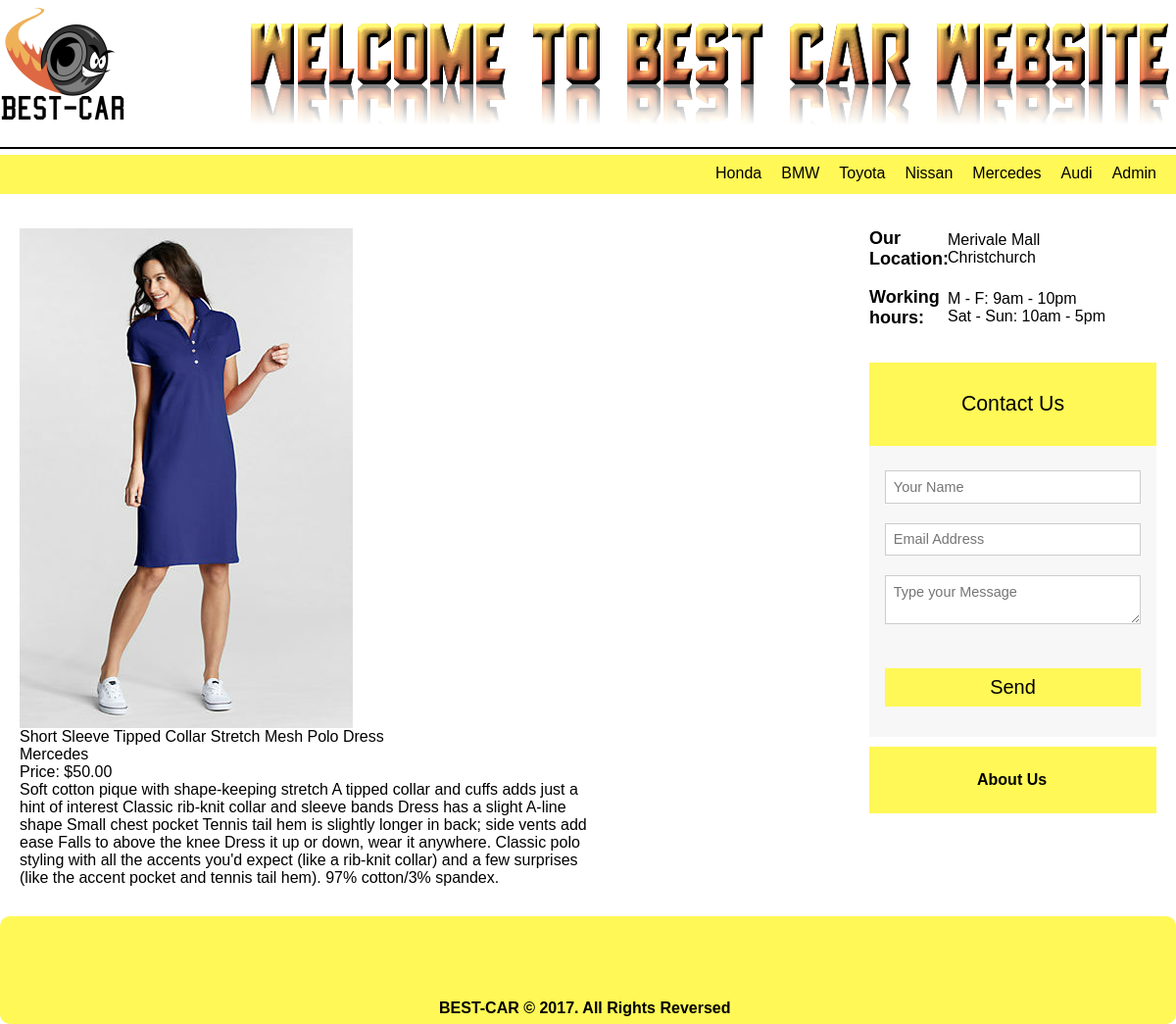
Page /index.php?page=item&stockID=5 on the committed database.
### tables this page shows
CREATE TABLE `category` (
  `categoryID` int(1) NOT NULL,
  `name` varchar(30) NOT NULL
);

CREATE TABLE `stock` (
  `stockID` int(2) NOT NULL,
  `name` varchar(100) NOT NULL,
  `categoryID` int(2) NOT NULL,
  `price` decimal(5,2) NOT NULL,
  `thumbnail` varchar(100) NOT NULL,
  `bigphoto` varchar(100) NOT NULL,
  `topline` varchar(200) NOT NULL,
  `description` varchar(1000) NOT NULL
);

### item.php (the view)
<?php
	include("dbconnect.php");
	$stock_sql="SELECT stock.*, category.name AS catname FROM stock JOIN category ON (stock.categoryID=category.categoryID) WHERE stock.stockID=".$_GET['stockID'];
	$stock_query=mysqli_query($dbconnect, $stock_sql);
	$stock_rs=mysqli_fetch_assoc($stock_query);
?>
	<p><img src="images/<?php echo $stock_rs['bigphoto']; ?>" /></p>
      <p><?php echo $stock_rs['name']; ?></p>
	  <p><?php echo $stock_rs['catname']; ?></p>
	  <p>Price: $<?php echo $stock_rs['price']; ?></p>
	  <p><?php echo $stock_rs['description']; ?></p>

### header.php (shortened to what this page needs)
<div class="header">
    	<div class="logo">
        <a href="index.php"><img src="images/crlogo2.png" alt="Chic Clothing logo" /></a>
        </div>
		<div class="nlogo">
 		<a href="index.php"><img src="images/nlogo.png" alt="Chic Clothing logo" /></a>
		</div>
		<div class="navigation">
          <a href="index.php?page=admin">Admin</a>
		<?php
			$cat_sql="SELECT * FROM category";
			$cat_query=mysqli_query($dbconnect, $cat_sql);
			$cat_rs=mysqli_fetch_assoc($cat_query);
		?>
        <p><?php
			do {
				?>
			<a href="index.php?page=category&categoryID=<?php echo $cat_rs['categoryID']; ?>"><?php echo $cat_rs['name']; ?></a>
				<?php
			} while ($cat_rs=mysqli_fetch_assoc($cat_query))
		?>
        </p>
      </div>
	</div>

### styles.css (style rules this page uses)
* { margin:0px; padding:0px; }
body { background-color: white; font-family:Arial, Helvetica, sans-serif; }
p { font-family:Arial, Helvetica, sans-serif; }
.header { width:1200px; height:100px; border-bottom-width:2px; border-bottom-color:#000; border-bottom-style:solid; padding-bottom: 50px; }
.logo { float:left; }
.navigation { border-radius: 0px; background-color: #FFF856; padding-top: 0px; padding-bottom: 10px; padding-left: 25px; width: 1175px; height: 30px; float:right; margin-top:10px; margin-bottom: 15px; margin-right:0px; }
.navigation a:link { float: right; margin-right: 20px; margin-top: 10px; margin-left: 0px margin-bottom: 15px; text-decoration:none; color:black; font-family:Arial, Helvetica, sans-serif; }
.nlogo { margin-left: 20%; padding-bottom: 10px; }

### rows in the picture
category: name "Audi"
category: name "Mercedes"
category: name "Nissan"
category: name "Toyota"
category: name "BMW"
category: name "Honda"
stock: bigphoto (picture), name "Short Sleeve Tipped Collar Stretch Mesh Polo Dress", categoryID.name "Mercedes", price "50.00", description "Soft cotton pique with shape-keeping stretch A tipped collar and cuffs adds just a hint of interest Classic rib-knit collar and sleeve bands Dress has a slight A-line shape Small chest pocket Tennis tail hem is slightly longer in back; side vents add ease Falls to above the knee Dress it up or down, wear it anywhere. Classic polo styling with all the accents you'd expect (like a rib-knit collar) and a few surprises (like the accent pocket and tennis tail hem). 97% cotton/3% spandex."
